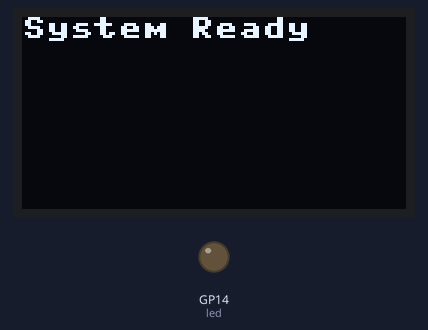
A program run on a simulated Raspberry Pi Pico running MicroPython. Parts: 128×64 one-colour display, output pins drawn as LEDs (lit = HIGH). Library files of the repository ran but are not shown: ssd1306.py; what the program prints to the serial console is not drawn.

Above: at 0.1 s.

The program:

main.py
```python
from machine import Pin, I2C
from ssd1306 import SSD1306_I2C

import time  # Setup I2C for OLED display

# CHALLENGE 1: Initialize I2C with correct pins
# Hint: I2C(bus_number, sda=Pin(?), scl=Pin(?))
i2c = I2C(0, sda=Pin(0), scl=Pin(1), freq=400000)

# Initialize display (128x64 pixels)
display = SSD1306_I2C(128, 64, i2c)

# Setup PIR motion sensor
# CHALLENGE 2: Create Pin object for motion sensor
# Hint: Pin(pin_number, Pin.IN)
motion_sensor = Pin(15, Pin.IN)

# Setup LED
# CHALLENGE 3: Create Pin object for LED output
led = Pin(14, Pin.OUT)

def show_message(text):
    display.fill(0)  # Clear display
    display.text(text, 0, 0)
    display.show()

# Startup
show_message('System Ready')
time.sleep(2)

print('Motion detector started')

last_state = 0

while True:
    # CHALLENGE 4: Read motion sensor value
    # Hint: sensor.value() returns 0 or 1
    current_state = motion_sensor.value()

    # CHALLENGE 5: Edge Dectection
    # Track the previous state (last_state)
    # Only print when we see a transition from 0 to 1 (rising edge)
    if current_state == 1 and last_state == 0:
        led.on()
        show_message('MOTION!')
        print('Motion detected!')
        time.sleep(2)
        led.off()
        show_message('Monitoring...')

    last_state = current_state
    time.sleep(0.1)
# while True:
    # CHALLENGE 4: Read motion sensor value
    # Hint: sensor.value() returns 0 or 1
    motion_detected = motion_sensor.value()
    if motion_detected:
        # CHALLENGE 5: Turn LED on and show alert
        led.on()
        show_message('MOTION!')
        print('Motion detected!')
        time.sleep(2)
    else:
        # CHALLENGE 6: Turn LED off and show monitoring
        led.off()
        show_message('Monitoring...')
        # print('Monitoring...')
        time.sleep(0.1)
```
